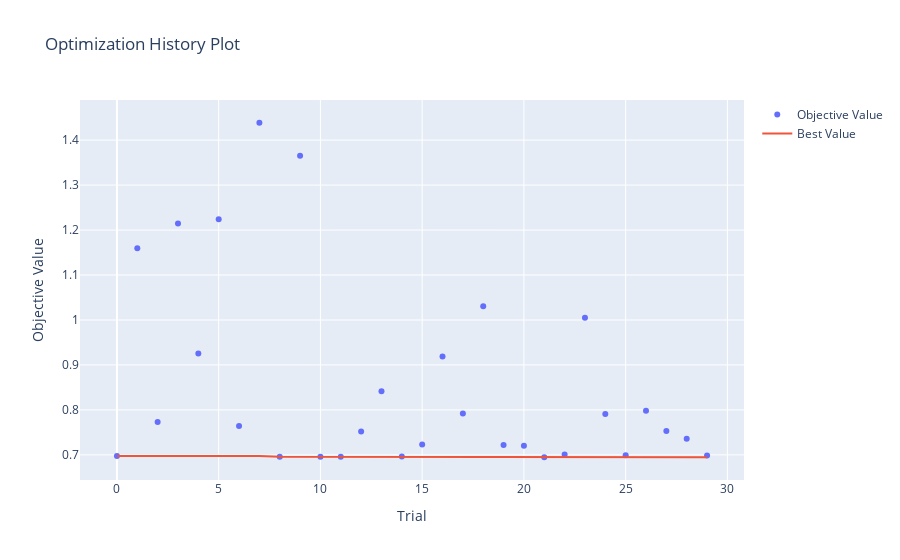

Source (notebook cell):
### Code cell
# 하이퍼파라미터 최적화 과정을 확인
optuna.visualization.plot_optimization_history(study_rf)

### Figure 1 — Plotly figure (JSON) as saved in the notebook; plotly's stock layout.template omitted (floating-point values rounded to 4 significant figures)
{"data": [{"mode": "markers", "name": "Objective Value", "type": "scatter", "x": [0, 1, 2, 3, 4, 5, 6, 7, 8, 9, 10, 11, 12, 13, 14, 15, 16, 17, 18, 19, 20, 21, 22, 23, 24, 25, 26, 27, 28, 29], "y": [0.6975, 1.16, 0.7733, 1.214, 0.9253, 1.224, 0.7639, 1.439, 0.6956, 1.365, 0.6959, 0.6956, 0.7518, 0.8415, 0.6965, 0.7231, 0.9188, 0.792, 1.031, 0.7222, 0.7204, 0.6947, 0.7005, 1.005, 0.7911, 0.6992, 0.7978, 0.753, 0.736, 0.6983]}, {"mode": "lines", "name": "Best Value", "type": "scatter", "x": [0, 1, 2, 3, 4, 5, 6, 7, 8, 9, 10, 11, 12, 13, 14, 15, 16, 17, 18, 19, 20, 21, 22, 23, 24, 25, 26, 27, 28, 29], "y": [0.6975, 0.6975, 0.6975, 0.6975, 0.6975, 0.6975, 0.6975, 0.6975, 0.6956, 0.6956, 0.6956, 0.6956, 0.6956, 0.6956, 0.6956, 0.6956, 0.6956, 0.6956, 0.6956, 0.6956, 0.6956, 0.6947, 0.6947, 0.6947, 0.6947, 0.6947, 0.6947, 0.6947, 0.6947, 0.6947]}, {"marker": {"color": "#cccccc"}, "mode": "markers", "name": "Infeasible Trial", "showlegend": false, "type": "scatter", "x": [], "y": []}], "layout": {"title": {"text": "Optimization History Plot"}, "xaxis": {"title": {"text": "Trial"}}, "yaxis": {"title": {"text": "Objective Value"}}}}
